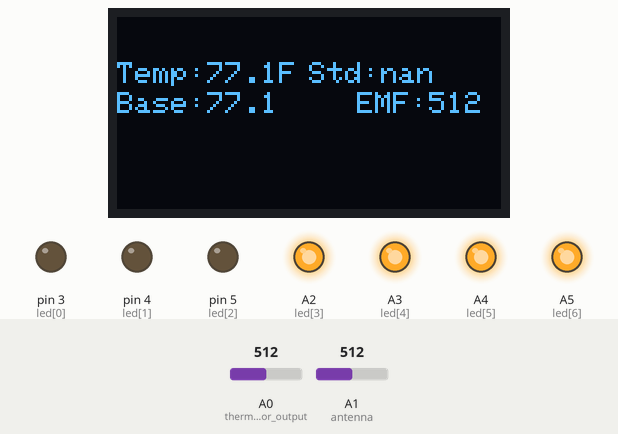
Recording of a sketch running on a simulated Arduino Nano, built with avr-gcc and run on an emulated ATmega328P. Parts: 128×64 one-colour display, output pins drawn as LEDs (lit = HIGH). The inputs (shaded band) are chosen by the test bench; at power-on: A0 (thermistor_output) = 512, A1 (antenna) = 512. The display library's start-up logo is not drawn.

Above: at 3.2 s.
3.3 s: A0 (thermistor_output) set to 390
At 4.8 s:
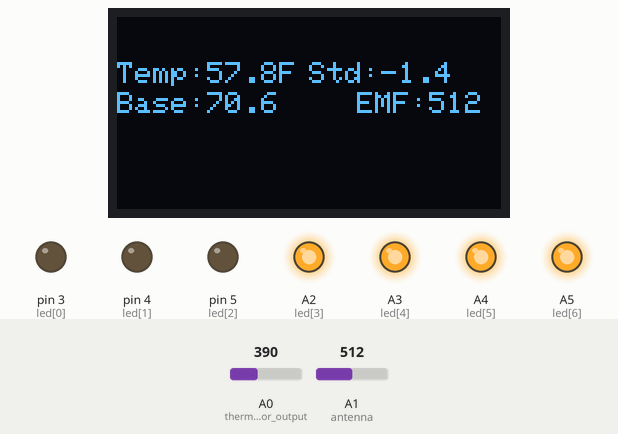
7.4 s: A1 (antenna) set to 290
At 9.8 s:
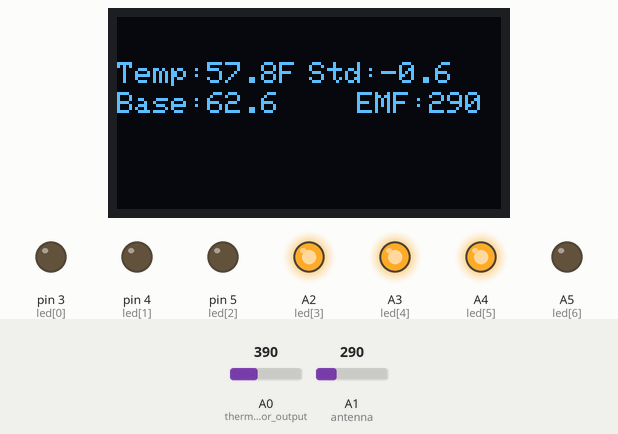
11.5 s: A1 (antenna) set to 190
At 14.0 s:
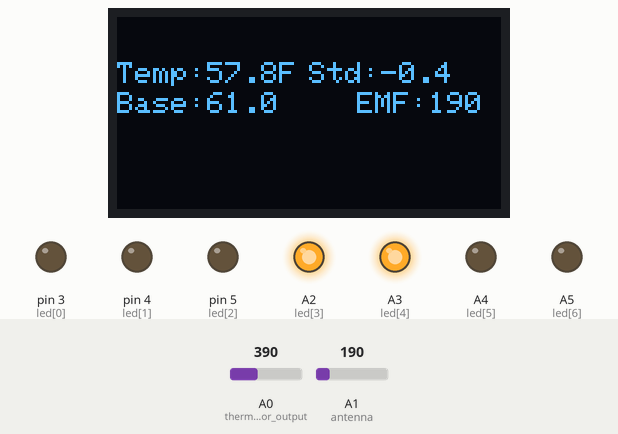
15.6 s: A1 (antenna) set to 90
At 18.2 s:
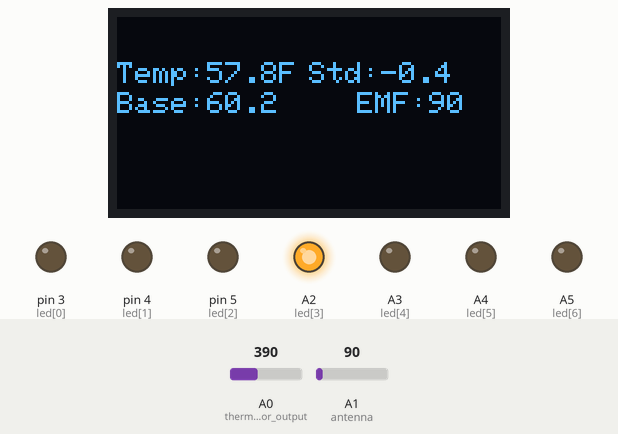
19.7 s: A0 (thermistor_output) set to 410
At 21.7 s:
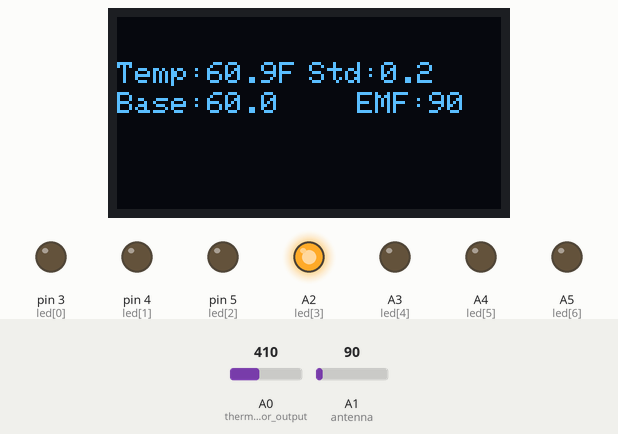
23.8 s: A0 (thermistor_output) set to 511
At 25.6 s:
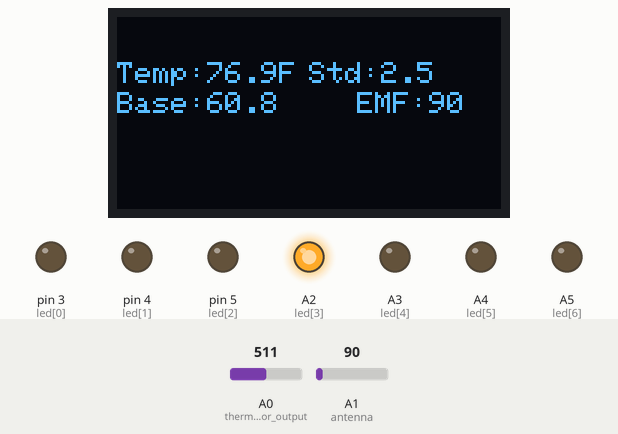
Timing chart, 0 to 27.1 s (numbered marks = the images above; inputs shaded):
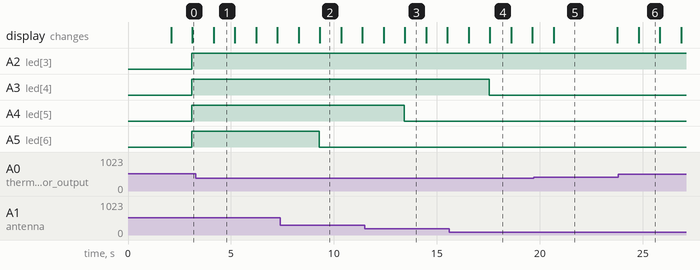

The sketch:

file.ino
```cpp
		#include <Adafruit_GFX.h>
		#include <Adafruit_SH110X.h>

  	const int thermistor_output = A0;
		const int antenna = A1;

		#define OLED_MOSI 11
		#define OLED_CLK 13
		#define OLED_DC 9
		#define OLED_CS 10
		#define OLED_RST 8

		Adafruit_SH1106G display = Adafruit_SH1106G(128, 64, OLED_MOSI, OLED_CLK, OLED_DC, OLED_RST, OLED_CS);

		const int led[] =  {3,4,5,A2, A3, A4, A5, A6};
		const int sample_size = 60;

		int high_emf = 0, curr_emf = 0;
		int last_emf_reading = 0;
		int current_sample_index = 0;

		double temperature_samples[sample_size];

		void setup() {
		  Serial.begin(9600);

		  for (int i = 0; i < sample_size; i++) {
			temperature_samples[i] = NAN;
		  }

		  for (int i = 0; i < 8; i++) {
			pinMode(led[i], OUTPUT);
		  }

		  if (!display.begin()) {
			Serial.println(F("SH1106 allocation failed"));
			for (;;);
		  }

		  display.display();
		  delay(2000);
		  display.clearDisplay();
		}

		void loop() {

		  double temperature = readTemperature();
		  updateTemperatureSamples(temperature);
		  double baseline = calculateAverage();
		  double std_dev = calculateStandardDeviation(baseline);
		  double num_std_dev = (temperature - baseline) / std_dev;
		  setLEDsBasedOnStdDev(num_std_dev);
		  updateOLED(temperature, baseline, num_std_dev);
		  int val = analogRead(antenna);

		  if(val >= 80) {
			last_emf_reading = val;
		  }
		  delay(1000);
		}

		double readTemperature() {
		  int thermistor_adc_val = analogRead(thermistor_output);
		  double output_voltage = (thermistor_adc_val * 5.0) / 1023.0;
		  double thermistor_resistance = ((5 * (10.0 / output_voltage)) - 10) * 1000;
		  double therm_res_ln = log(thermistor_resistance);
		  double temperature = 1 / (0.001129148 + (0.000234125 * therm_res_ln) + (0.0000000876741 * therm_res_ln * therm_res_ln * therm_res_ln));
		  temperature = temperature - 273.15;
		  temperature = temperature * 1.8 + 32;
		  return temperature;
		}

		void updateTemperatureSamples(double temperature) {
		  temperature_samples[current_sample_index] = temperature;
		  current_sample_index = (current_sample_index + 1) % sample_size;
		}


		double calculateAverage() {
		  double sum = 0.0;
		  int count = 0;
		  for (int i = 0; i < sample_size; i++) {
			if (!isnan(temperature_samples[i])) {
			  sum += temperature_samples[i];
			  count++;
			}}

		  if (count == 0) return 0.0;
		  return sum / count;
		}

		double calculateStandardDeviation(double mean) {
		  double sum = 0.0;
		  int count = 0;
		  for (int i = 0; i < sample_size; i++) {
			if (!isnan(temperature_samples[i])) {
			  sum += pow(temperature_samples[i] - mean, 2);
			  count++;
			}}

		  if (count == 0) return 0.0;
		  return sqrt(sum / count);
		}

		void setLEDsBasedOnStdDev(double deviations) {
		  for (int i = 0; i < 8; i++) {
			digitalWrite(led[i], LOW);
		  }

		  if (deviations <= -1.0) {
			digitalWrite(led[0], HIGH);
		  }

		  if (deviations <= -2.0) {
			digitalWrite(led[0], HIGH);
			digitalWrite(led[1], HIGH);
		  }

		  if (deviations <= -3.0) {
			digitalWrite(led[0], HIGH);
			digitalWrite(led[1], HIGH);
			digitalWrite(led[2], HIGH);
		  }
		}

		void updateOLED(double temperature, double baseline, double num_std_dev) {
		  display.clearDisplay();
		  display.setTextSize(1);
		  display.setTextColor(SH110X_WHITE);
		  display.setCursor(0, 15);
		  display.print("Temp:");
		  display.print(temperature, 1);
		  display.print("F");
		  display.setCursor(0, 25);
		  display.print("Base:");
		  display.print(baseline, 1);
		  display.setCursor(64, 15);
		  display.print("Std:");
		  display.print(num_std_dev, 1);
		  display.setCursor(80, 25);
		  display.print("EMF:");
		  display.print(last_emf_reading);
		  for (int i = 0; i < 5; i++) {
			digitalWrite(led[i], LOW);
		  }
		  if (last_emf_reading >= 10) digitalWrite(led[3], HIGH);
		  if (last_emf_reading >= 100) digitalWrite(led[4], HIGH);
		  if (last_emf_reading >= 200) digitalWrite(led[5], HIGH);
		  if (last_emf_reading >= 300) digitalWrite(led[6], HIGH);
		  if (last_emf_reading >= 400) digitalWrite(led[7], HIGH);
		  display.display();
		}
```

Measured:
- after the input at 3.3 s, the display: changes after 0.85 s (image 1)
- after the input at 7.4 s, A5 (led[6]): HIGH → LOW after 1.9 s
- after the input at 11.5 s, A4 (led[5]): HIGH → LOW after 1.9 s
- after the input at 15.6 s, A3 (led[4]): HIGH → LOW after 1.9 s
- what the display in image 1 shows lasts 1.0 s, from 4.2 s to 5.2 s
- what the display in image 5 shows lasts 3.1 s, from 20.7 s to 23.8 s
